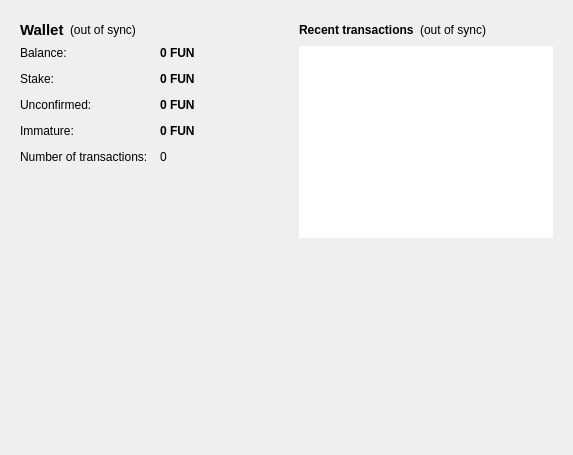
<?xml version="1.0" encoding="UTF-8"?>
<ui version="4.0">
 <class>OverviewPage</class>
 <widget class="QWidget" name="OverviewPage">
  <property name="geometry">
   <rect>
    <x>0</x>
    <y>0</y>
    <width>573</width>
    <height>455</height>
   </rect>
  </property>
  <property name="windowTitle">
   <string>Form</string>
  </property>
  <layout class="QHBoxLayout" name="horizontalLayout" stretch="1,1">
   <item>
    <layout class="QVBoxLayout" name="verticalLayout_2">
     <item>
      <widget class="QFrame" name="frame">
       <layout class="QVBoxLayout" name="verticalLayout_4">
        <item>
         <layout class="QHBoxLayout" name="horizontalLayout_4">
          <item>
           <widget class="QLabel" name="label_5">
            <property name="font">
             <font>
              <pointsize>11</pointsize>
              <weight>75</weight>
              <bold>true</bold>
             </font>
            </property>
            <property name="text">
             <string>Wallet</string>
            </property>
           </widget>
          </item>
          <item>
           <widget class="QLabel" name="labelWalletStatus">
            <property name="toolTip">
             <string>The displayed information may be out of date. Your wallet automatically synchronizes with the AlphabetCoinFund network after a connection is established, but this process has not completed yet.</string>
            </property>
            <property name="text">
             <string notr="true">(out of sync)</string>
            </property>
            <property name="alignment">
             <set>Qt::AlignLeading|Qt::AlignLeft|Qt::AlignVCenter</set>
            </property>
           </widget>
          </item>
          <item>
           <spacer name="horizontalSpacer_2">
            <property name="orientation">
             <enum>Qt::Horizontal</enum>
            </property>
            <property name="sizeHint" stdset="0">
             <size>
              <width>40</width>
              <height>20</height>
             </size>
            </property>
           </spacer>
          </item>
         </layout>
        </item>
        <item>
         <layout class="QFormLayout" name="formLayout_2">
          <property name="fieldGrowthPolicy">
           <enum>QFormLayout::AllNonFixedFieldsGrow</enum>
          </property>
          <property name="horizontalSpacing">
           <number>12</number>
          </property>
          <property name="verticalSpacing">
           <number>12</number>
          </property>
          <item row="0" column="0">
           <widget class="QLabel" name="label">
            <property name="text">
             <string>Balance:</string>
            </property>
           </widget>
          </item>
          <item row="0" column="1">
           <widget class="QLabel" name="labelBalance">
            <property name="font">
             <font>
              <weight>75</weight>
              <bold>true</bold>
             </font>
            </property>
            <property name="cursor">
             <cursorShape>IBeamCursor</cursorShape>
            </property>
            <property name="toolTip">
             <string>Your current balance</string>
            </property>
            <property name="text">
             <string notr="true">0 FUN</string>
            </property>
            <property name="textInteractionFlags">
             <set>Qt::LinksAccessibleByMouse|Qt::TextSelectableByKeyboard|Qt::TextSelectableByMouse</set>
            </property>
           </widget>
          </item>
          <item row="1" column="0">
           <widget class="QLabel" name="label_6">
            <property name="text">
             <string>Stake:</string>
            </property>
           </widget>
          </item>
          <item row="1" column="1">
           <widget class="QLabel" name="labelStake">
            <property name="font">
             <font>
              <weight>75</weight>
              <bold>true</bold>
             </font>
            </property>
            <property name="cursor">
             <cursorShape>IBeamCursor</cursorShape>
            </property>
            <property name="toolTip">
             <string>Total of coins that was staked, and do not yet count toward the current balance</string>
            </property>
            <property name="text">
             <string notr="true">0 FUN</string>
            </property>
            <property name="textInteractionFlags">
             <set>Qt::LinksAccessibleByMouse|Qt::TextSelectableByKeyboard|Qt::TextSelectableByMouse</set>
            </property>
           </widget>
          </item>
          <item row="2" column="0">
           <widget class="QLabel" name="label_3">
            <property name="text">
             <string>Unconfirmed:</string>
            </property>
           </widget>
          </item>
          <item row="2" column="1">
           <widget class="QLabel" name="labelUnconfirmed">
            <property name="font">
             <font>
              <weight>75</weight>
              <bold>true</bold>
             </font>
            </property>
            <property name="cursor">
             <cursorShape>IBeamCursor</cursorShape>
            </property>
            <property name="toolTip">
             <string>Total of transactions that have yet to be confirmed, and do not yet count toward the current balance</string>
            </property>
            <property name="text">
             <string notr="true">0 FUN</string>
            </property>
            <property name="textInteractionFlags">
             <set>Qt::LinksAccessibleByMouse|Qt::TextSelectableByKeyboard|Qt::TextSelectableByMouse</set>
            </property>
           </widget>
          </item>
          <item row="3" column="0">
           <widget class="QLabel" name="labelImmatureText">
            <property name="text">
             <string>Immature:</string>
            </property>
           </widget>
          </item>
          <item row="3" column="1">
           <widget class="QLabel" name="labelImmature">
            <property name="font">
             <font>
              <weight>75</weight>
              <bold>true</bold>
             </font>
            </property>
            <property name="toolTip">
             <string>Mined balance that has not yet matured</string>
            </property>
            <property name="text">
             <string notr="true">0 FUN</string>
            </property>
            <property name="textInteractionFlags">
             <set>Qt::LinksAccessibleByMouse|Qt::TextSelectableByKeyboard|Qt::TextSelectableByMouse</set>
            </property>
           </widget>
          </item>
          <item row="4" column="0">
           <widget class="QLabel" name="label_2">
            <property name="text">
             <string>Number of transactions:</string>
            </property>
           </widget>
          </item>
          <item row="4" column="1">
           <widget class="QLabel" name="labelNumTransactions">
            <property name="toolTip">
             <string>Total number of transactions in wallet</string>
            </property>
            <property name="text">
             <string notr="true">0</string>
            </property>
           </widget>
          </item>
         </layout>
        </item>
       </layout>
      </widget>
     </item>
     <item>
      <spacer name="verticalSpacer">
       <property name="orientation">
        <enum>Qt::Vertical</enum>
       </property>
       <property name="sizeHint" stdset="0">
        <size>
         <width>20</width>
         <height>40</height>
        </size>
       </property>
      </spacer>
     </item>
     <item>
      <widget class="QLabel" name="label_61">
       <property name="text">
        <string/>
       </property>
       <property name="pixmap">
        <pixmap resource="../bitcoin.qrc">:/images/backg</pixmap>
       </property>
       <property name="scaledContents">
        <bool>false</bool>
       </property>
       <property name="alignment">
        <set>Qt::AlignCenter</set>
       </property>
       <property name="margin">
        <number>-2</number>
       </property>
      </widget>
     </item>
    </layout>
   </item>
   <item>
    <layout class="QVBoxLayout" name="verticalLayout_3">
     <item>
      <widget class="QFrame" name="frame_2">
       <layout class="QVBoxLayout" name="verticalLayout">
        <item>
         <layout class="QHBoxLayout" name="horizontalLayout_2">
          <item>
           <widget class="QLabel" name="label_4">
            <property name="text">
             <string>&lt;b&gt;Recent transactions&lt;/b&gt;</string>
            </property>
           </widget>
          </item>
          <item>
           <widget class="QLabel" name="labelTransactionsStatus">
            <property name="toolTip">
             <string>The displayed information may be out of date. Your wallet automatically synchronizes with the AlphabetCoinFund network after a connection is established, but this process has not completed yet.</string>
            </property>
            <property name="text">
             <string notr="true">(out of sync)</string>
            </property>
            <property name="alignment">
             <set>Qt::AlignRight|Qt::AlignTrailing|Qt::AlignVCenter</set>
            </property>
           </widget>
          </item>
          <item>
           <spacer name="horizontalSpacer">
            <property name="orientation">
             <enum>Qt::Horizontal</enum>
            </property>
            <property name="sizeHint" stdset="0">
             <size>
              <width>40</width>
              <height>20</height>
             </size>
            </property>
           </spacer>
          </item>
         </layout>
        </item>
        <item>
         <widget class="QListView" name="listTransactions">
          <property name="frameShape">
           <enum>QFrame::NoFrame</enum>
          </property>
          <property name="verticalScrollBarPolicy">
           <enum>Qt::ScrollBarAlwaysOff</enum>
          </property>
          <property name="horizontalScrollBarPolicy">
           <enum>Qt::ScrollBarAlwaysOff</enum>
          </property>
          <property name="selectionMode">
           <enum>QAbstractItemView::NoSelection</enum>
          </property>
         </widget>
        </item>
       </layout>
      </widget>
     </item>
     <item>
      <spacer name="verticalSpacer_2">
       <property name="orientation">
        <enum>Qt::Vertical</enum>
       </property>
       <property name="sizeHint" stdset="0">
        <size>
         <width>20</width>
         <height>40</height>
        </size>
       </property>
      </spacer>
     </item>
    </layout>
   </item>
  </layout>
 </widget>
 <resources>
  <include location="../bitcoin.qrc"/>
 </resources>
 <connections/>
</ui>
